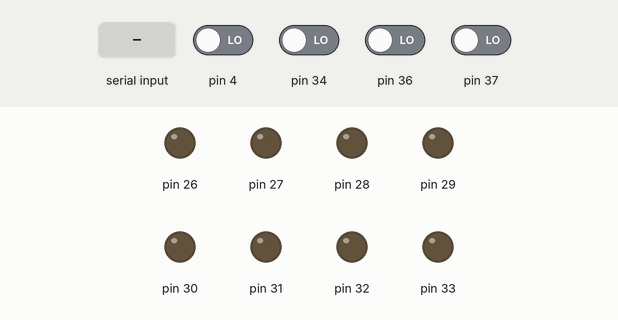
A sketch run on a simulated Arduino Mega 2560, built with avr-gcc and run on an emulated ATmega2560. Shown: output pins drawn as LEDs (lit = HIGH). Inputs (shaded band) come from the test bench; at power-on: pin 4, pin 34, pin 36, pin 37 LOW.

Above: at 1.2 s.
1.3 s: pin 4 driven HIGH
At 1.8 s:
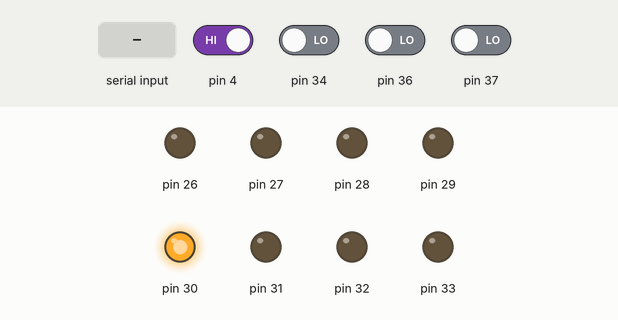
2.8 s: pin 34 driven HIGH
At 4.0 s:
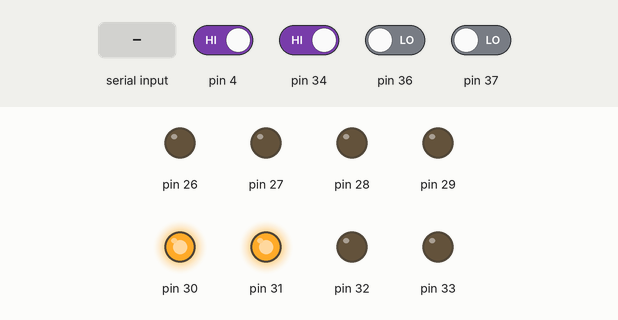
4.3 s: pin 36 driven HIGH
At 5.3 s:
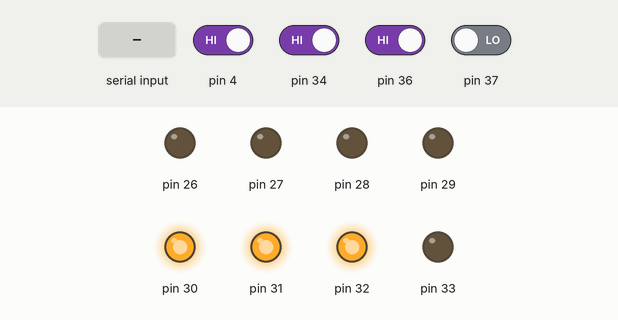
5.8 s: pin 37 driven HIGH
At 6.5 s:
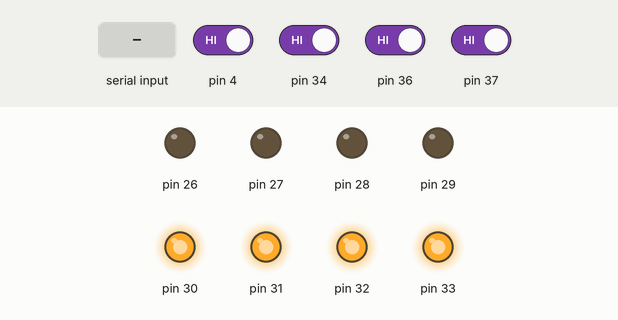
7.3 s: "a" received over Serial
At 7.6 s:
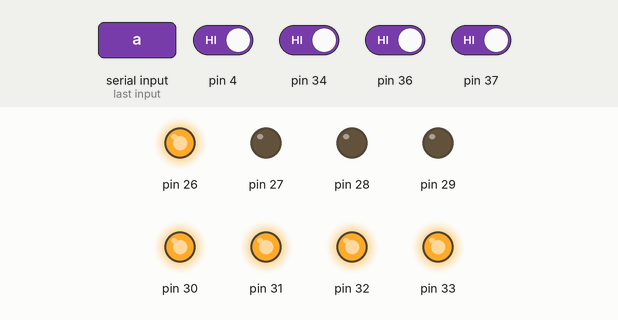
8.8 s: pin 4 driven LOW
At 10.0 s:
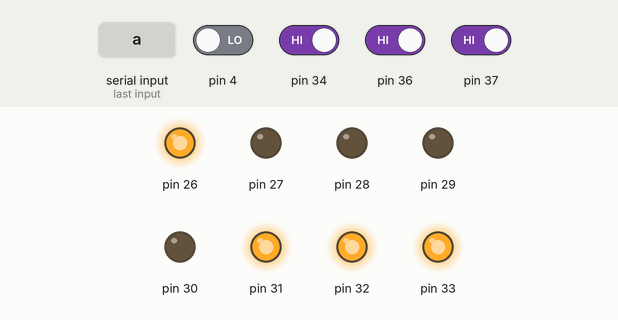
Timing chart, 0 to 11.3 s (numbered marks = the images above; inputs shaded):
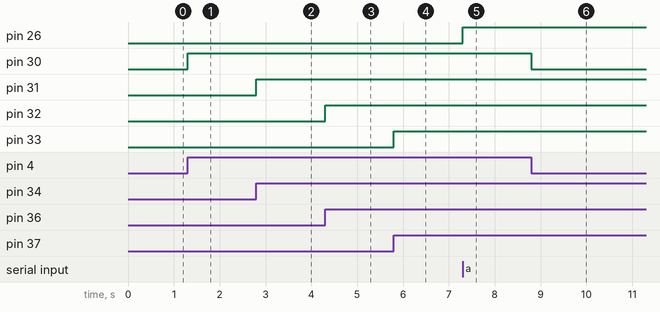

Measured:
- after the input at 1.3 s, pin 30: LOW → HIGH at once
- after the input at 2.8 s, pin 31: LOW → HIGH at once
- after the input at 4.3 s, pin 32: LOW → HIGH at once
- after the input at 5.8 s, pin 33: LOW → HIGH at once
- after the input at 7.3 s, pin 26: LOW → HIGH at once
- after the input at 8.8 s, pin 30: HIGH → LOW at once

The sketch:

Dejanovic.ino
```cpp
void setup() {
  // put your setup code here, to run once:
  for(int i = 0; i < 8; i++)
  {
    pinMode(26 + i, OUTPUT);
    digitalWrite(26 + i, LOW);
  }

  Serial.begin(9600);
}

void loop() {
  // put your main code here, to run repeatedly:
  if(Serial.available() > 0)
  {
    char a = Serial.read();

    if(a == 'a')
    {
      digitalWrite(26, !digitalRead(26)); //menjanje stanja
    }

    /*
    int i = 0;
    a -= '0';
    digitalWrite(26, LOW);
    digitalWrite(27, LOW);
    digitalWrite(28, LOW);
    digitalWrite(29, LOW);
    while(a != 0)
    {
      digitalWrite(26 + i, a%2);

      a /= 2;
      i++;
    }*/
  }
  digitalWrite(30, digitalRead(4));
  digitalWrite(31, digitalRead(34));
  digitalWrite(32, digitalRead(36));
  digitalWrite(33, digitalRead(37));
}
```
